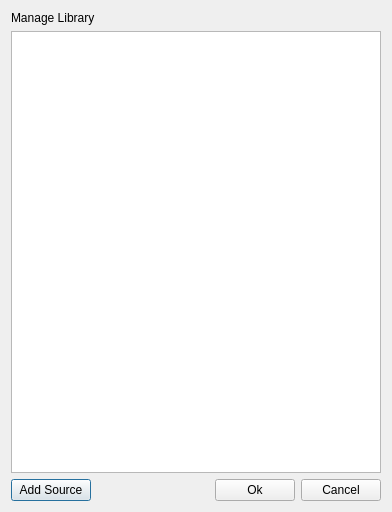
<?xml version="1.0" encoding="UTF-8"?>
<ui version="4.0">
 <class>LibraryWindow</class>
 <widget class="QDialog" name="LibraryWindow">
  <property name="geometry">
   <rect>
    <x>0</x>
    <y>0</y>
    <width>392</width>
    <height>512</height>
   </rect>
  </property>
  <property name="windowTitle">
   <string>Dialog</string>
  </property>
  <layout class="QVBoxLayout" name="verticalLayout_2">
   <item>
    <widget class="QLabel" name="label">
     <property name="text">
      <string>Manage Library</string>
     </property>
    </widget>
   </item>
   <item>
    <widget class="QTableWidget" name="tableWidget"/>
   </item>
   <item>
    <layout class="QHBoxLayout" name="horizontalLayout_2">
     <item>
      <widget class="QPushButton" name="addSourceButton">
       <property name="text">
        <string>Add Source</string>
       </property>
      </widget>
     </item>
     <item>
      <spacer name="horizontalSpacer">
       <property name="orientation">
        <enum>Qt::Horizontal</enum>
       </property>
       <property name="sizeHint" stdset="0">
        <size>
         <width>40</width>
         <height>20</height>
        </size>
       </property>
      </spacer>
     </item>
     <item>
      <widget class="QPushButton" name="okButton">
       <property name="text">
        <string>Ok</string>
       </property>
      </widget>
     </item>
     <item>
      <widget class="QPushButton" name="cancelButton">
       <property name="text">
        <string>Cancel</string>
       </property>
      </widget>
     </item>
    </layout>
   </item>
  </layout>
 </widget>
 <resources/>
 <connections/>
</ui>
